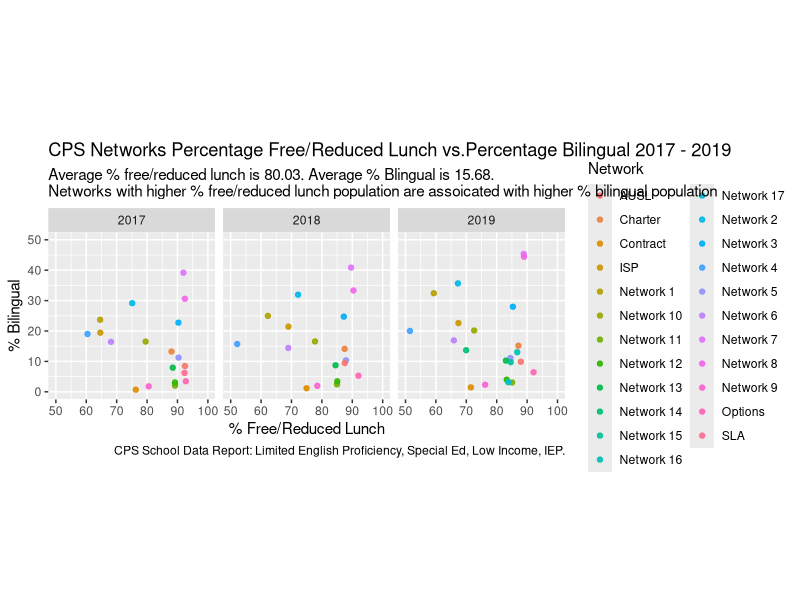
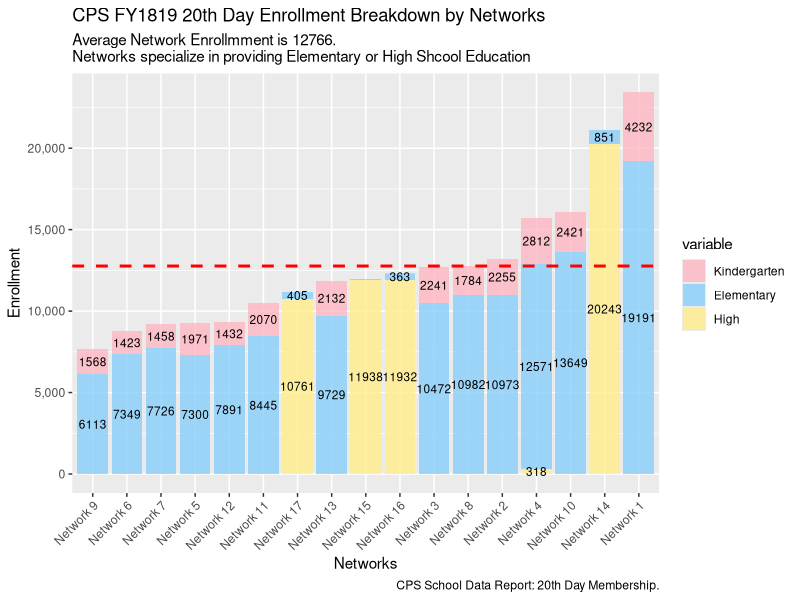
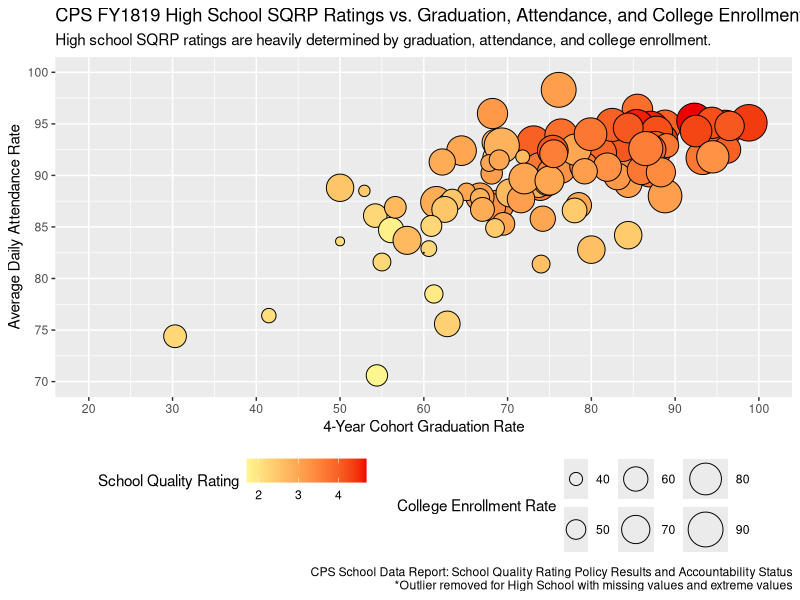
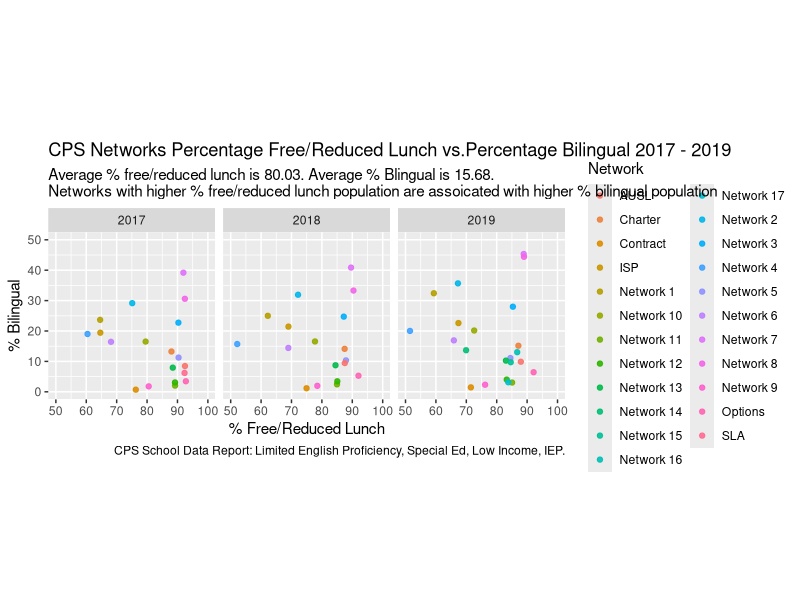
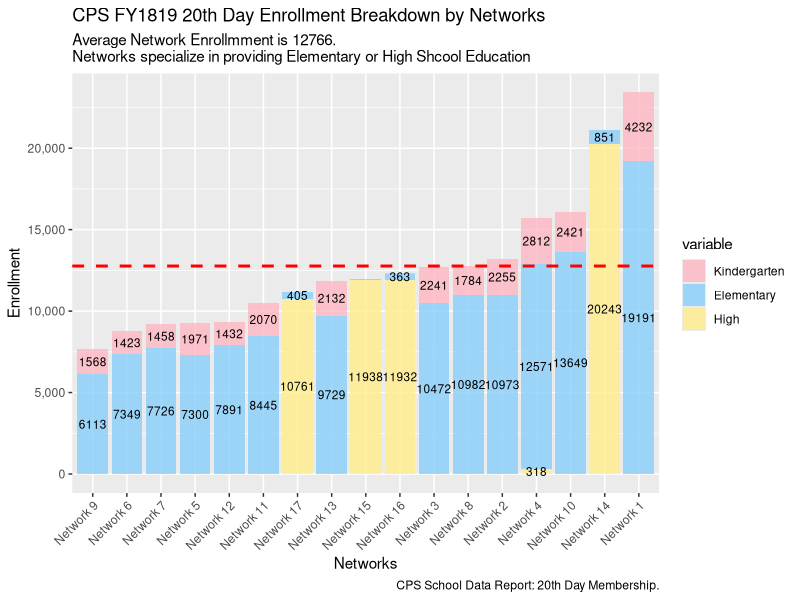
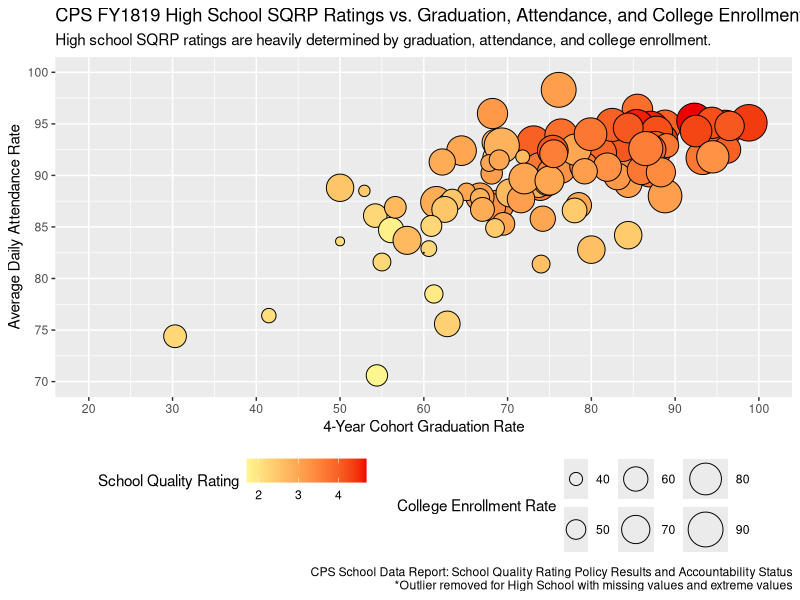

Recreate these plots in R, in order.
# laoding 
library('dplyr')
library('readxl')
library('ggplot2')
library('gridExtra')
library("reshape2")


# graph 1 
# read in files
# 2019 data
demo_2019 <- read_excel("Demographics_LEPSPED_2019.xls", sheet = "Networks", range = cell_rows(4:25),
                        col_names = c("Network", "Population", "Bi_no", "Bi_per", "SpEd_no", 
                                      "SpEd_per", "FreeLunch_no", "FreeLunch_per"))
demo_2019$year <- rep(2019,nrow(demo_2019))

# 2018 data
demo_2018 <- read_excel("Demographics_LEPSPED_2018.xls", sheet = "Networks", range = cell_rows(4:21),
                        col_names = c("Network", "Population", "Bi_no", "Bi_per", "SpEd_no", 
                                      "SpEd_per", "FreeLunch_no", "FreeLunch_per"))
demo_2018$year <- rep(2018,nrow(demo_2018))

# 2017 data
demo_2017 <- read_excel("Demographics_LEPSPED_2017.xls", sheet = "Networks", range = cell_rows(4:22),
                        col_names = c("Network", "Population", "Bi_no", "Bi_per", "SpEd_no", 
                                      "SpEd_per", "FreeLunch_no", "FreeLunch_per"))
demo_2017$year <- rep(2017,nrow(demo_2017))


# combine dataset from all years
demo_all = bind_rows(demo_2019, demo_2018, demo_2017) 


# rename cell 
demo_all$Network <- gsub("Service Leadership Academies", "SLA", demo_all$Network)

# convert values to numeric and percentage
demo_all$Bi_per <- as.numeric(as.character(demo_all$Bi_per)) * 100
demo_all$SpEd_per <- as.numeric(as.character(demo_all$SpEd_per)) * 100
demo_all$FreeLunch_per <- as.numeric(as.character(demo_all$FreeLunch_per)) * 100


# draw graph
lunch_bi <- ggplot(demo_all, aes(x = FreeLunch_per, y = Bi_per, col = Network)) +
  geom_jitter(alpha = 0.9) +
  facet_wrap( ~ year, nrow =1) +
  xlab("% Free/Reduced Lunch") + ylab("% Bilingual") +
  xlim(50, 100) + ylim(0, 50) +
  labs(title = "CPS Networks Percentage Free/Reduced Lunch vs.Percentage Bilingual 2017 - 2019", 
       subtitle = "Average % free/reduced lunch is 80.03. Average % Blingual is 15.68. 
Networks with higher % free/reduced lunch population are assoicated with higher % bilingual population", 
       caption = "CPS School Data Report: Limited English Proficiency, Special Ed, Low Income, IEP.") +
  theme(aspect.ratio=1)

lunch_bi

ggsave("lunch_bi.pdf")



# graph 2 
# read in files
Network_Info_1 <- read_excel("Accountability_SQRPratings_2018-2019_SchoolLevel.xls", sheet = "Elem Schools (grds PreK-8 only)", 
                           range = cell_cols(1:3),
                           col_names = c("School ID", "Name", "Network"))
Network_Info_1 <- Network_Info_1[-(1:3), , drop = FALSE]

Network_Info_2 <- read_excel("Accountability_SQRPratings_2018-2019_SchoolLevel.xls", sheet = "High Schools (grds 9-12 only)", 
                             range = cell_cols(1:3),
                             col_names = c("School ID", "Name", "Network"))
Network_Info_2 <- Network_Info_2[-(1:3), , drop = FALSE]

Network_Info_3 <- read_excel("Accountability_SQRPratings_2018-2019_SchoolLevel.xls", sheet = "Combo Schools (grds PreK-12)", 
                             range = cell_cols(1:3),
                             col_names = c("School ID", "Name", "Network"))
Network_Info_3 <- Network_Info_3[-(1:3), , drop = FALSE]

Network_Info_4 <- read_excel("Accountability_SQRPratings_2018-2019_SchoolLevel.xls", sheet = "Option Schools", 
                             range = cell_cols(1:3),
                             col_names = c("School ID", "Name", "Network"))
Network_Info_4 <- Network_Info_4[-(1:3), , drop = FALSE]

enroll <- read_excel("Demographics_20thDay_2019.xls", sheet = "Schools")
enroll <- enroll[complete.cases(enroll), ]

# combine dataset from all school types
Network_Info = bind_rows(Network_Info_1, Network_Info_2, Network_Info_3, Network_Info_4) 

enroll <- merge(enroll, Network_Info, by = "School ID" )

enroll <- enroll[ , -which(names(enroll) %in% c("School ID", "School Name", "Total", "Name"))]

enroll_network <- aggregate( . ~ Network, enroll, sum)

enroll_network <- enroll_network[enroll_network$Network!='Charter' & enroll_network$Network!='AUSL' 
                                 & enroll_network$Network!='Contract' & enroll_network$Network!='ISP'
                                 & enroll_network$Network!='Options', ]

enroll_network["Kindergarten"] <- enroll_network["PE"] + enroll_network["PK"] + enroll_network["K"]
enroll_network["Elementary"] <- enroll_network["01"] + enroll_network["02"] + enroll_network["03"] + enroll_network["04"] + 
                             enroll_network["05"] + enroll_network["06"] + enroll_network["07"] + enroll_network["08"]
enroll_network["High"] <- enroll_network["09"] + enroll_network["10"] + enroll_network["11"] + enroll_network["12"]  

enroll_network <- enroll_network[order(enroll_network$Kindergarten),]

enroll_network <- enroll_network[ , which(names(enroll_network) %in% c("Network", "High", "Elementary", "Kindergarten"))]
enroll_network <- melt(enroll_network, id.var="Network")


# draw graph
enrollment <- ggplot(enroll_network, aes(x=reorder(Network, value), y = value, fill = variable, label = value)) +
  geom_bar(stat = "identity", alpha = 0.8) +
  geom_hline(yintercept=12765.88, linetype="dashed", color = "red", size=1) + 
  geom_text(data=subset(enroll_network,value > 20), size = 3, position = position_stack(vjust = 0.5)) +
  xlab("Networks") + ylab("Enrollment") +
  scale_y_continuous(labels = scales::comma) +
  scale_fill_manual(values=c("lightpink","lightskyblue", "lightgoldenrod1")) +
  labs(title = "CPS FY1819 20th Day Enrollment Breakdown by Networks", 
       subtitle = "Average Network Enrollmment is 12766.
Networks specialize in providing Elementary or High Shcool Education", 
       caption = "CPS School Data Report: 20th Day Membership.") +
  theme(axis.text.x = element_text(angle = 45, hjust = 1))

enrollment

ggsave("enrollment.pdf")


  
# graph 3
# read in files
# 2019 SQRP
SQRP <- read_excel("Accountability_SQRPratings_2018-2019_SchoolLevel.xls", sheet = "High Schools (grds 9-12 only)", 
                             skip = 1)
SQRP <- SQRP[ , which(names(SQRP) %in% c("School ID", "School Name", "SQRP Total Points Earned", 
                                           "4-Year Cohort Graduation Rate",  "Average Daily Attendance Rate", "College Enrollment Rate"))]
SQRP <- SQRP[complete.cases(SQRP), ]  
names(SQRP) <- c("ID", "Name", "SQRP_Score", "Graduation", "College_enroll",  "Attendance")


SQRP$Graduation <- as.numeric(as.character(SQRP$Graduation))
SQRP$Attendance <- as.numeric(as.character(SQRP$Attendance)) 
SQRP$College_enroll <- as.numeric(as.character(SQRP$College_enroll)) 

SQRP <- SQRP[SQRP$Graduation!=0 & SQRP$Attendance!=0 & SQRP$College_enroll!=0, ]



# draw graph
sqrp_grad_attend <- ggplot(SQRP, aes(x = Graduation, y = Attendance, size = College_enroll, fill = SQRP_Score)) +
  geom_point(shape = 21) + 
  xlab("4-Year Cohort Graduation Rate") + ylab("Average Daily Attendance Rate") +
  labs(size = "College Enrollment Rate", fill = "School Quality Rating") +
  scale_x_continuous(limits=c(20, 100), breaks=c(20, 30, 40, 50, 60, 70, 80, 90, 100)) +
  scale_y_continuous(limits=c(70, 100), breaks=c(70, 75, 80, 85, 90, 95, 100)) +
  scale_size(range = c(0, 12),
             breaks = c(30, 40, 50, 60, 70, 80, 90, 100),
             labels = c(30, 40, 50, 60, 70, 80, 90, 100)) +
  scale_fill_continuous(low = "khaki1", high = "red2") +
  labs(title = "CPS FY1819 High School SQRP Ratings vs. Graduation, Attendance, and College Enrollment", 
       subtitle = "High school SQRP ratings are heavily determined by graduation, attendance, and college enrollment.", 
       caption = "CPS School Data Report: School Quality Rating Policy Results and Accountability Status
*Outlier removed for High School with missing values and extreme values") +
  theme(legend.position = "bottom", legend.direction = "horizontal") 


sqrp_grad_attend


ggsave("sqrp_grad_attend.pdf")


